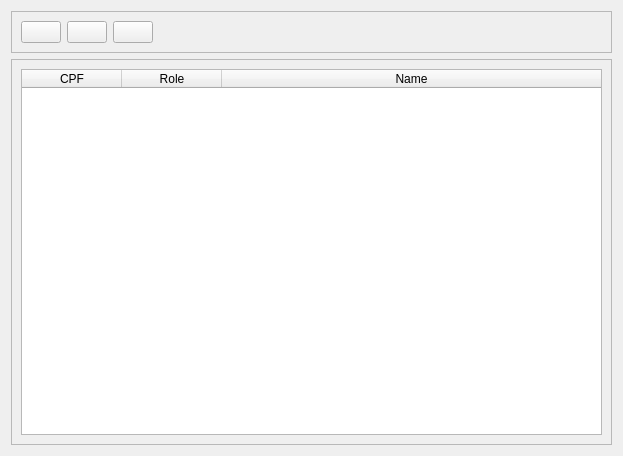
<?xml version="1.0" encoding="UTF-8"?>
<ui version="4.0">
 <class>UsersListView</class>
 <widget class="QWidget" name="UsersListView">
  <property name="geometry">
   <rect>
    <x>0</x>
    <y>0</y>
    <width>623</width>
    <height>456</height>
   </rect>
  </property>
  <property name="windowTitle">
   <string>Manage Users</string>
  </property>
  <layout class="QVBoxLayout" name="verticalLayout">
   <item>
    <widget class="QFrame" name="frame_2">
     <property name="frameShape">
      <enum>QFrame::StyledPanel</enum>
     </property>
     <property name="frameShadow">
      <enum>QFrame::Raised</enum>
     </property>
     <layout class="QHBoxLayout" name="horizontalLayout">
      <item>
       <widget class="QPushButton" name="addUserPushButton">
        <property name="toolTip">
         <string>Add new user</string>
        </property>
        <property name="text">
         <string/>
        </property>
        <property name="icon">
         <iconset resource="../images.qrc">
          <normaloff>:/images/users/add_user.png</normaloff>:/images/users/add_user.png</iconset>
        </property>
        <property name="iconSize">
         <size>
          <width>40</width>
          <height>40</height>
         </size>
        </property>
       </widget>
      </item>
      <item>
       <widget class="QPushButton" name="editUserPushButton">
        <property name="toolTip">
         <string>Edit user</string>
        </property>
        <property name="text">
         <string/>
        </property>
        <property name="icon">
         <iconset resource="../images.qrc">
          <normaloff>:/images/users/edit_user.png</normaloff>:/images/users/edit_user.png</iconset>
        </property>
        <property name="iconSize">
         <size>
          <width>40</width>
          <height>40</height>
         </size>
        </property>
       </widget>
      </item>
      <item>
       <widget class="QPushButton" name="removeUserPushButton">
        <property name="toolTip">
         <string>Remove user</string>
        </property>
        <property name="text">
         <string/>
        </property>
        <property name="icon">
         <iconset resource="../images.qrc">
          <normaloff>:/images/users/remove_user.png</normaloff>:/images/users/remove_user.png</iconset>
        </property>
        <property name="iconSize">
         <size>
          <width>40</width>
          <height>40</height>
         </size>
        </property>
       </widget>
      </item>
      <item>
       <spacer name="horizontalSpacer">
        <property name="orientation">
         <enum>Qt::Horizontal</enum>
        </property>
        <property name="sizeHint" stdset="0">
         <size>
          <width>306</width>
          <height>20</height>
         </size>
        </property>
       </spacer>
      </item>
     </layout>
    </widget>
   </item>
   <item>
    <widget class="QFrame" name="frame">
     <property name="frameShape">
      <enum>QFrame::StyledPanel</enum>
     </property>
     <property name="frameShadow">
      <enum>QFrame::Raised</enum>
     </property>
     <layout class="QHBoxLayout" name="horizontalLayout_2">
      <item>
       <widget class="QTableWidget" name="usersTableWidget">
        <property name="editTriggers">
         <set>QAbstractItemView::NoEditTriggers</set>
        </property>
        <property name="selectionMode">
         <enum>QAbstractItemView::SingleSelection</enum>
        </property>
        <property name="selectionBehavior">
         <enum>QAbstractItemView::SelectRows</enum>
        </property>
        <attribute name="horizontalHeaderStretchLastSection">
         <bool>true</bool>
        </attribute>
        <column>
         <property name="text">
          <string>CPF</string>
         </property>
        </column>
        <column>
         <property name="text">
          <string>Role</string>
         </property>
        </column>
        <column>
         <property name="text">
          <string>Name</string>
         </property>
        </column>
       </widget>
      </item>
     </layout>
    </widget>
   </item>
  </layout>
 </widget>
 <resources>
  <include location="../images.qrc"/>
 </resources>
 <connections/>
</ui>
